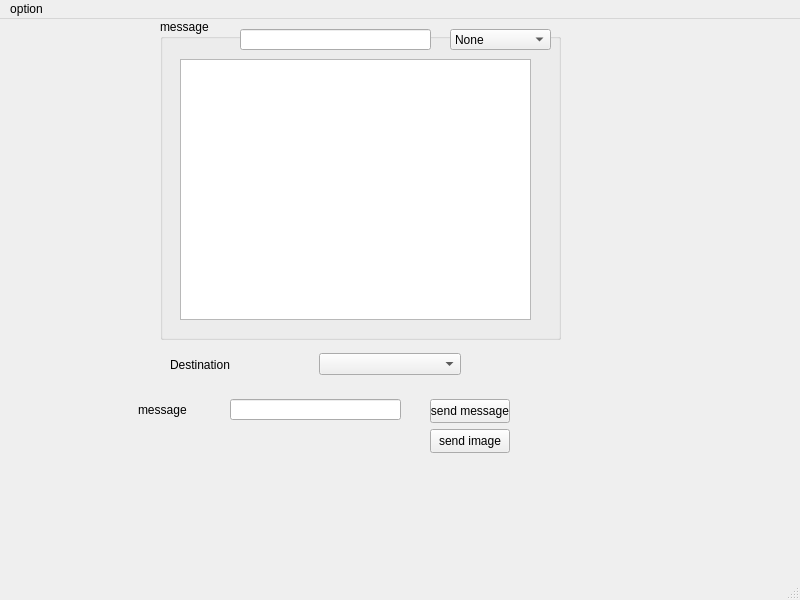
<?xml version="1.0" encoding="UTF-8"?>
<ui version="4.0">
 <class>MainWindow</class>
 <widget class="QMainWindow" name="MainWindow">
  <property name="geometry">
   <rect>
    <x>0</x>
    <y>0</y>
    <width>800</width>
    <height>600</height>
   </rect>
  </property>
  <property name="windowTitle">
   <string>MainWindow</string>
  </property>
  <widget class="QWidget" name="centralwidget">
   <widget class="QGroupBox" name="groupBox">
    <property name="geometry">
     <rect>
      <x>160</x>
      <y>0</y>
      <width>401</width>
      <height>321</height>
     </rect>
    </property>
    <property name="title">
     <string>message</string>
    </property>
    <widget class="QListWidget" name="listWidget">
     <property name="geometry">
      <rect>
       <x>20</x>
       <y>40</y>
       <width>351</width>
       <height>261</height>
      </rect>
     </property>
    </widget>
   </widget>
   <widget class="QPushButton" name="pushButton">
    <property name="geometry">
     <rect>
      <x>430</x>
      <y>380</y>
      <width>80</width>
      <height>24</height>
     </rect>
    </property>
    <property name="text">
     <string>send message</string>
    </property>
   </widget>
   <widget class="QLineEdit" name="lineEdit">
    <property name="geometry">
     <rect>
      <x>230</x>
      <y>380</y>
      <width>171</width>
      <height>21</height>
     </rect>
    </property>
   </widget>
   <widget class="QLabel" name="label">
    <property name="geometry">
     <rect>
      <x>138</x>
      <y>380</y>
      <width>61</width>
      <height>21</height>
     </rect>
    </property>
    <property name="text">
     <string>message</string>
    </property>
   </widget>
   <widget class="QComboBox" name="comboBox">
    <property name="geometry">
     <rect>
      <x>450</x>
      <y>10</y>
      <width>101</width>
      <height>21</height>
     </rect>
    </property>
    <item>
     <property name="text">
      <string>None</string>
     </property>
    </item>
    <item>
     <property name="text">
      <string>Available</string>
     </property>
    </item>
    <item>
     <property name="text">
      <string>Away</string>
     </property>
    </item>
    <item>
     <property name="text">
      <string>Busy</string>
     </property>
    </item>
   </widget>
   <widget class="QLineEdit" name="lineEdit_2">
    <property name="geometry">
     <rect>
      <x>240</x>
      <y>10</y>
      <width>191</width>
      <height>21</height>
     </rect>
    </property>
   </widget>
   <widget class="QWidget" name="layoutWidget">
    <property name="geometry">
     <rect>
      <x>170</x>
      <y>330</y>
      <width>291</width>
      <height>31</height>
     </rect>
    </property>
    <layout class="QHBoxLayout" name="horizontalLayout">
     <item>
      <widget class="QLabel" name="label_2">
       <property name="text">
        <string>Destination</string>
       </property>
      </widget>
     </item>
     <item>
      <widget class="QComboBox" name="comboBox_2"/>
     </item>
    </layout>
   </widget>
   <widget class="QPushButton" name="pushButton_2">
    <property name="geometry">
     <rect>
      <x>430</x>
      <y>410</y>
      <width>80</width>
      <height>24</height>
     </rect>
    </property>
    <property name="text">
     <string>send image</string>
    </property>
   </widget>
  </widget>
  <widget class="QMenuBar" name="menubar">
   <property name="geometry">
    <rect>
     <x>0</x>
     <y>0</y>
     <width>800</width>
     <height>21</height>
    </rect>
   </property>
   <widget class="QMenu" name="menuoption">
    <property name="title">
     <string>option</string>
    </property>
    <addaction name="actionconnect"/>
    <addaction name="actionexit"/>
   </widget>
   <addaction name="menuoption"/>
  </widget>
  <widget class="QStatusBar" name="statusbar"/>
  <action name="actionconnect">
   <property name="text">
    <string>connect</string>
   </property>
  </action>
  <action name="actionexit">
   <property name="text">
    <string>exit</string>
   </property>
  </action>
 </widget>
 <resources/>
 <connections/>
</ui>
